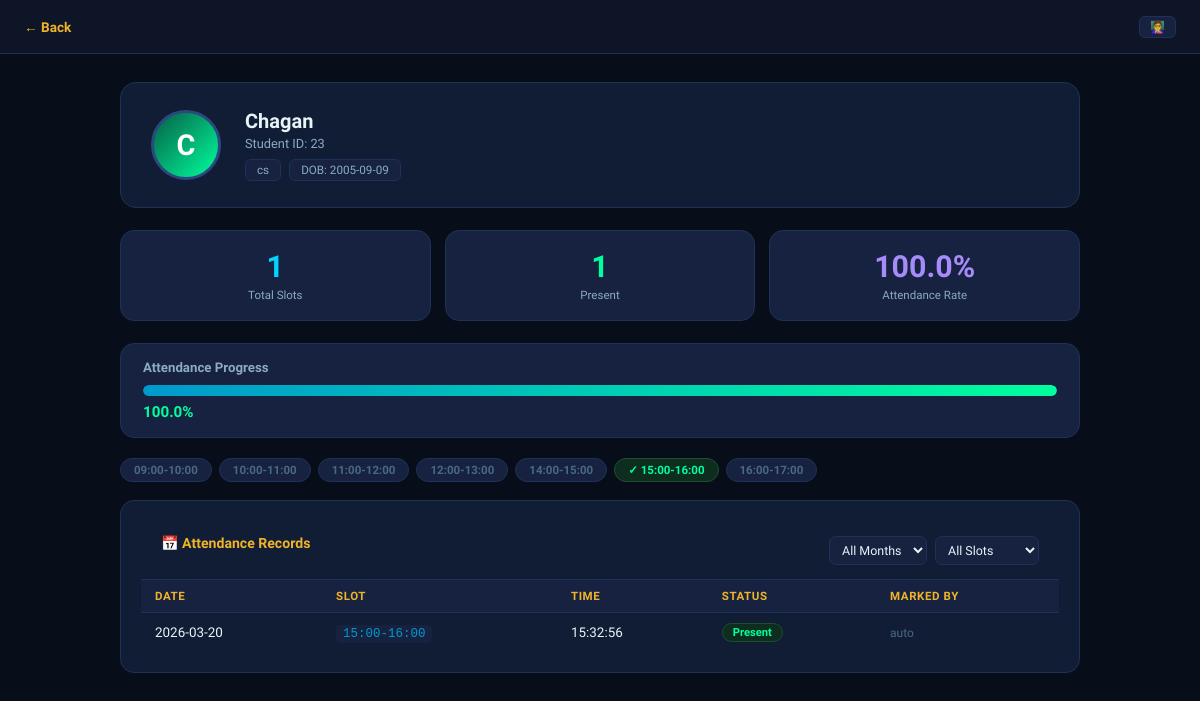
The page /teacher/student/23 (signed in) on the database its author committed.
### tables this page shows
CREATE TABLE students (
            id          INTEGER PRIMARY KEY AUTOINCREMENT,
            student_id  TEXT    UNIQUE NOT NULL,
            name        TEXT    NOT NULL,
            encoding    BLOB    NOT NULL,
            registered_at TIMESTAMP DEFAULT CURRENT_TIMESTAMP
        , class_branch TEXT NOT NULL DEFAULT '', dob TEXT NOT NULL DEFAULT '', photo_path TEXT DEFAULT '', class_name TEXT DEFAULT '', branch TEXT DEFAULT '');

CREATE TABLE attendance (
            id          INTEGER PRIMARY KEY AUTOINCREMENT,
            student_id  TEXT    NOT NULL,
            name        TEXT    NOT NULL,
            date        TEXT    NOT NULL,
            time        TEXT    NOT NULL,
            marked_at   TIMESTAMP DEFAULT CURRENT_TIMESTAMP, session TEXT NOT NULL DEFAULT 'Morning', status TEXT NOT NULL DEFAULT 'Present', slot TEXT NOT NULL DEFAULT '', marked_by TEXT DEFAULT 'auto',
            FOREIGN KEY (student_id) REFERENCES students(student_id)
        );

### app.py (the view)
@app.route("/teacher/student/<sid>")
@require_role("teacher", "admin")
def teacher_student_profile(sid):
    student = database.get_student_by_id(sid)
    if not student: return "Student not found", 404
    records     = database.get_student_attendance(sid)
    summary     = database.get_student_summary(sid)
    slots       = database.get_slots()
    today       = date.today().strftime("%Y-%m-%d")
    today_slots = {r.get("slot","") for r in records if r["date"] == today}
    months      = sorted({r["date"][:7] for r in records}, reverse=True)
    return render_template("teacher/student_profile.html",
        student      = student, records=records, summary=summary,
        slots        = slots,   today_slots=today_slots, months=months,
        teacher_name = session.get("name",""),
        back_url     = url_for("teacher_dashboard") if session.get("role")=="teacher"
                       else url_for("admin_dashboard"))

### app.py (called while the page is built)
def require_role(*roles):
    from functools import wraps
    def decorator(f):
        @wraps(f)
        def wrapped(*args, **kwargs):
            if "role" not in session or session["role"] not in roles:
                if request.headers.get("X-Requested-With") == "XMLHttpRequest" \
                   or request.is_json \
                   or request.method == "POST":
                    return jsonify({"ok": False, "msg": "Session expired. Please log in again."}), 401
                return redirect(url_for("login"))
            return f(*args, **kwargs)
        return wrapped
    return decorator

### database.py (called while the page is built)
def get_connection():
    os.makedirs("data", exist_ok=True)
    conn = sqlite3.connect(DB_PATH)
    conn.row_factory = sqlite3.Row
    return conn

def get_slots() -> list:
    s = get_all_settings()
    from datetime import datetime, timedelta
    fmt = "%H:%M"
    cur = datetime.strptime(s.get("day_start", "09:00"), fmt)
    end = datetime.strptime(s.get("day_end",   "17:00"), fmt)
    b_s = datetime.strptime(s.get("break_start","13:00"), fmt)
    b_e = datetime.strptime(s.get("break_end",  "14:00"), fmt)
    delta = timedelta(minutes=int(s.get("slot_duration", "60")))
    slots = []
    while cur < end:
        nxt = min(cur + delta, end)
        if cur >= b_e or nxt <= b_s:
            slots.append({"label": f"{cur.strftime(fmt)}-{nxt.strftime(fmt)}",
                          "start": cur.strftime(fmt), "end": nxt.strftime(fmt)})
        cur = nxt
    return slots

def get_all_settings() -> dict:
    conn = get_connection(); c = conn.cursor()
    c.execute("SELECT key,value FROM settings")
    rows = c.fetchall(); conn.close()
    return {r["key"]: r["value"] for r in rows}

def get_student_by_id(student_id) -> dict | None:
    conn = get_connection(); c = conn.cursor()
    c.execute("SELECT student_id,name,class_name,branch,dob,registered_at FROM students WHERE student_id=?",
              (str(student_id),))
    row = c.fetchone(); conn.close()
    return dict(row) if row else None

def get_student_attendance(student_id) -> list:
    conn = get_connection(); c = conn.cursor()
    c.execute("SELECT date,time,slot,status,marked_by FROM attendance WHERE student_id=? ORDER BY date DESC,slot",
              (str(student_id),))
    rows = c.fetchall(); conn.close(); return [dict(r) for r in rows]

### templates/teacher/student_profile.html (shortened to what this page needs)
<!DOCTYPE html>
<html lang="en">
<head>
<link rel="stylesheet" href="/static/css/shared.css">
</head>
<body>
<div class="topbar2">
  <a href="{{ back_url }}" class="back">← Back</a>
  <span style="background:var(--glass2);border:1px solid var(--border);border-radius:6px;
    padding:3px 10px;font-size:.75rem;color:var(--warning)">👩‍🏫 {{ teacher_name }}</span>
</div>
<div class="container">
  <div class="profile-card">
    <div class="avatar">{{ student.name[0]|upper }}</div>
    <div class="pi">
      <h2>{{ student.name }}</h2>
      <p>Student ID: {{ student.student_id }}</p>
      <div class="tags">
        {% if student.branch %}<span class="tag">{{ student.branch }}</span>{% endif %}
        <span class="tag">DOB: {{ student.dob or '—' }}</span>
      </div>
    </div>
  </div>
  <div class="stats cols3">
    <div class="sc c-cyan"><div class="num">{{ summary.total }}</div><div class="lbl">Total Slots</div></div>
    <div class="sc c-green"><div class="num">{{ summary.present }}</div><div class="lbl">Present</div></div>
    <div class="sc c-purple"><div class="num">{{ summary.percentage }}%</div><div class="lbl">Attendance Rate</div></div>
  </div>
  <div class="pbar-wrap">
    <h3>Attendance Progress</h3>
    <div class="pbar-track"><div class="pbar-fill" id="pb" style="width:0%"></div></div>
    <div class="pbar-lbl">{{ summary.percentage }}%</div>
  </div>
  {% if slots %}
  <div class="chips">
    {% for s in slots %}
    <div class="chip {{ 'hit' if s.label in today_slots else '' }}">
      {{ '✓ ' if s.label in today_slots else '' }}{{ s.label }}
    </div>
    {% endfor %}
  </div>
  {% endif %}
  <div class="card">
    <div class="ch">
      <h3>📅 Attendance Records</h3>
      <div style="display:flex;gap:8px">
        <select id="f-month" onchange="filterRows()" style="padding:5px 8px;background:var(--glass2);
          border:1px solid var(--border);border-radius:7px;color:var(--text);font-family:'Sora',sans-serif;font-size:.78rem;outline:none">
          <option value="">All Months</option>
        </select>
        <select id="f-slot" onchange="filterRows()" style="padding:5px 8px;background:var(--glass2);
          border:1px solid var(--border);border-radius:7px;color:var(--text);font-family:'Sora',sans-serif;font-size:.78rem;outline:none">
          <option value="">All Slots</option>
        </select>
      </div>
    </div>
    <div class="tbl-wrap"><table>
      <thead><tr><th style="color:var(--warning)">DATE</th><th style="color:var(--warning)">SLOT</th><th style="color:var(--warning)">TIME</th><th style="color:var(--warning)">STATUS</th><th style="color:var(--warning)">MARKED BY</th></tr></thead>
      <tbody id="rec-body">
        {% for rec in records %}
        <tr data-month="{{ rec.date[:7] }}" data-slot="{{ rec.slot or '' }}">
          <td>{{ rec.date }}</td>
          <td><span class="slot-code">{{ rec.slot or '—' }}</span></td>
          <td>{{ rec.time }}</td>
          <td><span class="bp">Present</span></td>
          <td style="color:var(--text3);font-size:.75rem">{{ rec.marked_by or 'auto' }}</td>
        </tr>
        {% else %}
        <tr><td colspan="5" style="text-align:center;color:var(--text3);padding:40px">No records yet.</td></tr>
        {% endfor %}
      </tbody>
    </table></div>
  </div>
</div>
</body>
</html>

### static/css/shared.css (style rules this page uses)
*,*::before,*::after { box-sizing:border-box;margin:0;padding:0 }
:root { --bg:#080d1a;--surface:#0d1526;--glass:#111d35;--glass2:#162240; --border:#1e3258;--border2:#2a4a7f; --accent:#00d4ff;--accent2:#0099cc; --danger:#ff4d6d;--success:#00ff9d;--warning:#f0b429;--purple:#7c3aed; --text:#e8f4f8;--text2:#8baac4;--text3:#4a6885; }
body { font-family:'Sora',sans-serif;background:var(--bg);color:var(--text);display:flex;min-height:100vh; }
.stats { display:grid;gap:14px;margin-bottom:22px; }
.stats.cols3 { grid-template-columns:repeat(3,1fr); }
.sc { background:var(--glass2);border:1px solid var(--border);border-radius:14px;padding:18px 20px;text-align:center; }
.sc .num { font-size:1.9rem;font-weight:700; }
.sc .lbl { font-size:.72rem;color:var(--text2);margin-top:4px; }
.c-cyan .num { color:var(--accent); }
.c-green .num { color:var(--success); }
.c-purple .num { color:#a78bfa; }
.card { background:var(--glass);border:1px solid var(--border);border-radius:14px;padding:20px;margin-bottom:18px; }
.card h3 { font-size:.9rem;font-weight:600;margin-bottom:14px; }
.tbl-wrap { overflow-x:auto; }
table { width:100%;border-collapse:collapse; }
thead th { padding:9px 14px;text-align:left;font-size:.72rem;font-weight:600;letter-spacing:.05em; background:var(--glass2);border-bottom:1px solid var(--border); }
tbody tr { border-bottom:1px solid var(--border);transition:background .15s; }
tbody tr:last-child { border-bottom:none; }
tbody td { padding:10px 14px;font-size:.84rem; }
.bp { display:inline-block;padding:2px 10px;border-radius:99px;font-size:.7rem;font-weight:600; background:#0d2e1e;color:var(--success);border:1px solid #1a4f32; }
.slot-code { font-family:monospace;font-size:.78rem;background:var(--glass2); border-radius:4px;padding:2px 7px;color:var(--accent2); }
.pbar-wrap { background:var(--glass2);border:1px solid var(--border);border-radius:14px;padding:16px 22px;margin-bottom:20px; }
.pbar-wrap h3 { font-size:.83rem;color:var(--text2);margin-bottom:10px; }
.pbar-track { background:var(--glass);border-radius:99px;height:11px;overflow:hidden; }
.pbar-fill { height:100%;border-radius:99px;background:linear-gradient(90deg,var(--accent2),var(--success)); transition:width 1s cubic-bezier(.4,0,.2,1); }
.pbar-lbl { font-size:.95rem;font-weight:700;color:var(--success);margin-top:7px; }
.chips { display:flex;gap:7px;flex-wrap:wrap;margin-bottom:18px; }
.chip { padding:4px 13px;border-radius:99px;font-size:.72rem;font-weight:600;white-space:nowrap; border:1px solid var(--border);background:var(--glass2);color:var(--text3); }
.chip.hit { background:#0d2e1e;color:var(--success);border-color:#1a4f32; }

### templates/teacher/student_profile.html (style rules this page uses)
body { display:block; }
.topbar2 { background:var(--surface);border-bottom:1px solid var(--border); padding:0 24px;height:54px;display:flex;align-items:center; justify-content:space-between;position:sticky;top:0;z-index:50; }
.back { color:var(--warning);text-decoration:none;font-size:.85rem;font-weight:600; }
.container { max-width:1000px;margin:0 auto;padding:28px 20px; }
.profile-card { background:var(--glass);border:1px solid var(--border);border-radius:16px; padding:26px 30px;display:flex;align-items:center;gap:24px;margin-bottom:22px; }
.avatar { width:70px;height:70px;border-radius:50%; background:linear-gradient(135deg,#065f46,var(--success)); display:flex;align-items:center;justify-content:center; font-size:1.8rem;font-weight:700;color:#fff;flex-shrink:0;border:3px solid var(--border2); }
.pi h2 { font-size:1.25rem;font-weight:700; }
.pi p { font-size:.8rem;color:var(--text2);margin-top:3px; }
.tags { display:flex;gap:8px;margin-top:8px;flex-wrap:wrap; }
.tag { background:var(--glass2);border:1px solid var(--border);border-radius:6px; padding:3px 11px;font-size:.73rem;color:var(--text2); }
.card { background:var(--glass);border:1px solid var(--border);border-radius:14px;overflow:hidden;margin-bottom:18px; }
.ch { padding:14px 20px;border-bottom:1px solid var(--border); display:flex;align-items:center;justify-content:space-between;flex-wrap:wrap;gap:8px; }
.ch h3 { font-size:.88rem;font-weight:600;color:var(--warning); }

### rows shown on the page
students: name "C", name "Chagan", student_id "23", branch "cs", dob "2005-09-09"
attendance: date "2026-03-20", slot "15:00-16:00", time "15:32:56", marked_by "auto"

### other values the page prints
{{ summary.total }} "1"
{{ summary.present }} "1"
{{ summary.percentage }} "100.0"
{{ s.label }} "09:00-10:00" "10:00-11:00" "11:00-12:00" "12:00-13:00" "14:00-15:00" "15:00-16:00" "16:00-17:00"
{{ '✓ ' if s.label in today_slots else '' }} "✓"
